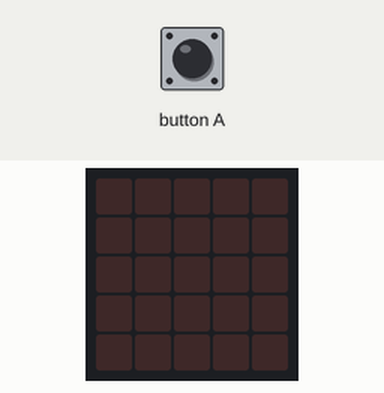
A program run on a simulated BBC micro:bit (MakeCode). Shown: the board's 5×5 LED display. The test bench sets the inputs (shaded band). A reset restarts the program; random numbers come from a fixed seed.

Above: at 1.2 s.
1.3 s: button A pressed for 0.15 s
At 2.6 s:
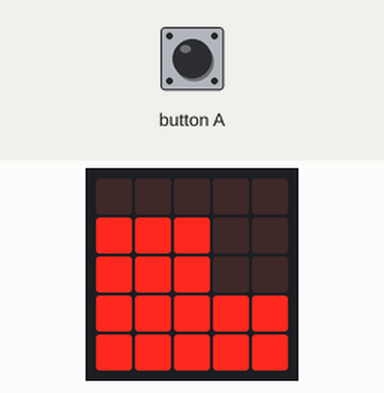
4.4 s: button A pressed for 0.15 s
At 5.0 s:
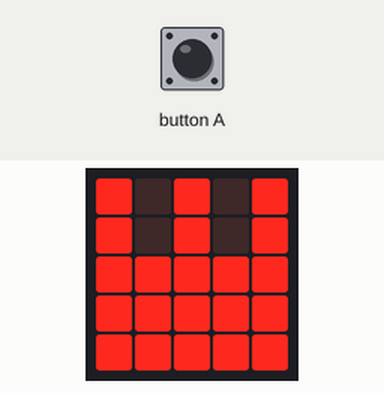
Timing chart, 0 to 7.4 s (numbered marks = the images above; inputs shaded):
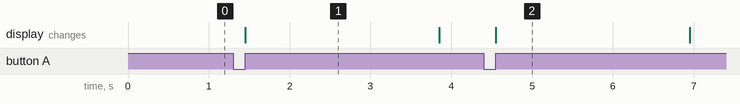

Measured:
- after the input at 1.3 s, the display: changes after 0.15 s (image 1)
- after the input at 4.4 s, the display: changes after 0.15 s (image 2)
- what the display in image 1 shows lasts 2.4 s, from 1.5 s to 3.9 s

The program:

main.ts
```typescript
let じゃんけん = 0
input.onButtonPressed(Button.A, function () {
    じゃんけん = randint(0, 2)
    if (じゃんけん == 0) {
        basic.showLeds(`
            . . . . .
            # # # . .
            # # # . .
            # # # # #
            # # # # #
            `)
    }
    if (じゃんけん == 1) {
        basic.showLeds(`
            . # . # .
            . # . # .
            # # # # #
            # # # # #
            # # # # #
            `)
    }
    if (じゃんけん == 2) {
        basic.showLeds(`
            # . # . #
            # . # . #
            # # # # #
            # # # # #
            # # # # #
            `)
    }
    basic.pause(2000)
    basic.clearScreen()
    control.reset()
})
basic.forever(function () {

})
```

test.ts
```typescript
// テストはここに来ます。このパッケージが拡張機能として使用されるときにはコンパイルされません。
```
